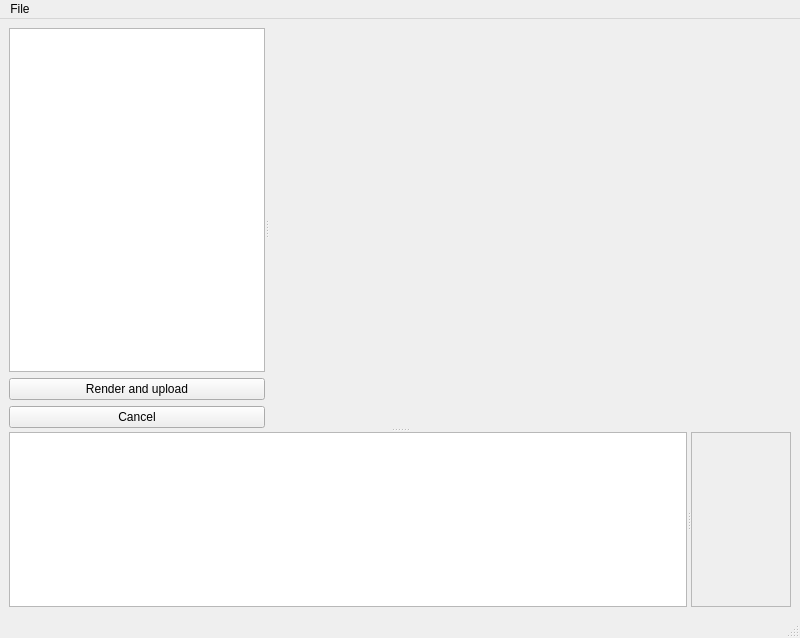
<?xml version="1.0" encoding="UTF-8"?>
<ui version="4.0">
 <class>MainWindow</class>
 <widget class="QMainWindow" name="MainWindow">
  <property name="geometry">
   <rect>
    <x>0</x>
    <y>0</y>
    <width>800</width>
    <height>638</height>
   </rect>
  </property>
  <property name="windowTitle">
   <string>songs-to-youtube</string>
  </property>
  <widget class="QWidget" name="centralwidget">
   <layout class="QGridLayout" name="gridLayout">
    <item row="0" column="0">
     <widget class="QSplitter" name="splitter_2">
      <property name="orientation">
       <enum>Qt::Vertical</enum>
      </property>
      <widget class="QSplitter" name="splitter">
       <property name="sizePolicy">
        <sizepolicy hsizetype="Expanding" vsizetype="Preferred">
         <horstretch>0</horstretch>
         <verstretch>1</verstretch>
        </sizepolicy>
       </property>
       <property name="orientation">
        <enum>Qt::Horizontal</enum>
       </property>
       <widget class="QWidget" name="layoutWidget">
        <layout class="QVBoxLayout" name="verticalLayout_2">
         <item>
          <widget class="SongTreeWidget" name="treeWidget">
           <property name="minimumSize">
            <size>
             <width>200</width>
             <height>200</height>
            </size>
           </property>
           <attribute name="headerVisible">
            <bool>false</bool>
           </attribute>
           <column>
            <property name="text">
             <string notr="true">1</string>
            </property>
           </column>
          </widget>
         </item>
         <item>
          <widget class="QPushButton" name="renderButton">
           <property name="text">
            <string>Render and upload</string>
           </property>
          </widget>
         </item>
         <item>
          <widget class="QPushButton" name="cancelButton">
           <property name="text">
            <string>Cancel</string>
           </property>
          </widget>
         </item>
        </layout>
       </widget>
       <widget class="SongSettingsWidget" name="songSettingsWindow" native="true">
        <property name="sizePolicy">
         <sizepolicy hsizetype="Expanding" vsizetype="Expanding">
          <horstretch>1</horstretch>
          <verstretch>0</verstretch>
         </sizepolicy>
        </property>
        <property name="minimumSize">
         <size>
          <width>400</width>
          <height>400</height>
         </size>
        </property>
        <layout class="QVBoxLayout" name="verticalLayout_5"/>
       </widget>
      </widget>
      <widget class="QSplitter" name="splitter_3">
       <property name="orientation">
        <enum>Qt::Horizontal</enum>
       </property>
       <widget class="LogWidget" name="logWindow">
        <property name="enabled">
         <bool>true</bool>
        </property>
        <property name="sizePolicy">
         <sizepolicy hsizetype="Expanding" vsizetype="Minimum">
          <horstretch>0</horstretch>
          <verstretch>0</verstretch>
         </sizepolicy>
        </property>
        <property name="minimumSize">
         <size>
          <width>200</width>
          <height>100</height>
         </size>
        </property>
        <property name="baseSize">
         <size>
          <width>0</width>
          <height>0</height>
         </size>
        </property>
       </widget>
       <widget class="QScrollArea" name="progressScrollArea">
        <property name="sizePolicy">
         <sizepolicy hsizetype="Expanding" vsizetype="Expanding">
          <horstretch>0</horstretch>
          <verstretch>0</verstretch>
         </sizepolicy>
        </property>
        <property name="minimumSize">
         <size>
          <width>100</width>
          <height>100</height>
         </size>
        </property>
        <property name="horizontalScrollBarPolicy">
         <enum>Qt::ScrollBarAsNeeded</enum>
        </property>
        <property name="widgetResizable">
         <bool>true</bool>
        </property>
        <widget class="ProgressWindow" name="progressWindow">
         <property name="geometry">
          <rect>
           <x>0</x>
           <y>0</y>
           <width>98</width>
           <height>172</height>
          </rect>
         </property>
         <property name="sizePolicy">
          <sizepolicy hsizetype="Minimum" vsizetype="Expanding">
           <horstretch>0</horstretch>
           <verstretch>0</verstretch>
          </sizepolicy>
         </property>
         <property name="minimumSize">
          <size>
           <width>1</width>
           <height>0</height>
          </size>
         </property>
         <layout class="QVBoxLayout" name="verticalLayout_3"/>
        </widget>
       </widget>
      </widget>
     </widget>
    </item>
   </layout>
  </widget>
  <widget class="QMenuBar" name="menubar">
   <property name="geometry">
    <rect>
     <x>0</x>
     <y>0</y>
     <width>800</width>
     <height>20</height>
    </rect>
   </property>
   <widget class="QMenu" name="menuFile">
    <property name="title">
     <string>File</string>
    </property>
    <widget class="QMenu" name="menuImport">
     <property name="title">
      <string>Import</string>
     </property>
     <addaction name="actionAlbums"/>
     <addaction name="actionSongs"/>
    </widget>
    <addaction name="menuImport"/>
    <addaction name="actionSettings"/>
    <addaction name="actionAbout"/>
   </widget>
   <addaction name="menuFile"/>
  </widget>
  <widget class="QStatusBar" name="statusbar"/>
  <action name="actionSettings">
   <property name="text">
    <string>Settings</string>
   </property>
  </action>
  <action name="actionAlbums">
   <property name="text">
    <string>Albums</string>
   </property>
  </action>
  <action name="actionSongs">
   <property name="text">
    <string>Songs</string>
   </property>
  </action>
  <action name="actionAbout">
   <property name="text">
    <string>About</string>
   </property>
  </action>
 </widget>
 <customwidgets>
  <customwidget>
   <class>SongTreeWidget</class>
   <extends>QTreeWidget</extends>
   <header>song_tree_widget.h</header>
  </customwidget>
  <customwidget>
   <class>LogWidget</class>
   <extends>QPlainTextEdit</extends>
   <header>log_widget.h</header>
  </customwidget>
  <customwidget>
   <class>SongSettingsWidget</class>
   <extends>QWidget</extends>
   <header>song_settings_widget.h</header>
   <container>1</container>
  </customwidget>
  <customwidget>
   <class>ProgressWindow</class>
   <extends>QWidget</extends>
   <header>progress_window.h</header>
   <container>1</container>
  </customwidget>
 </customwidgets>
 <resources/>
 <connections/>
</ui>
